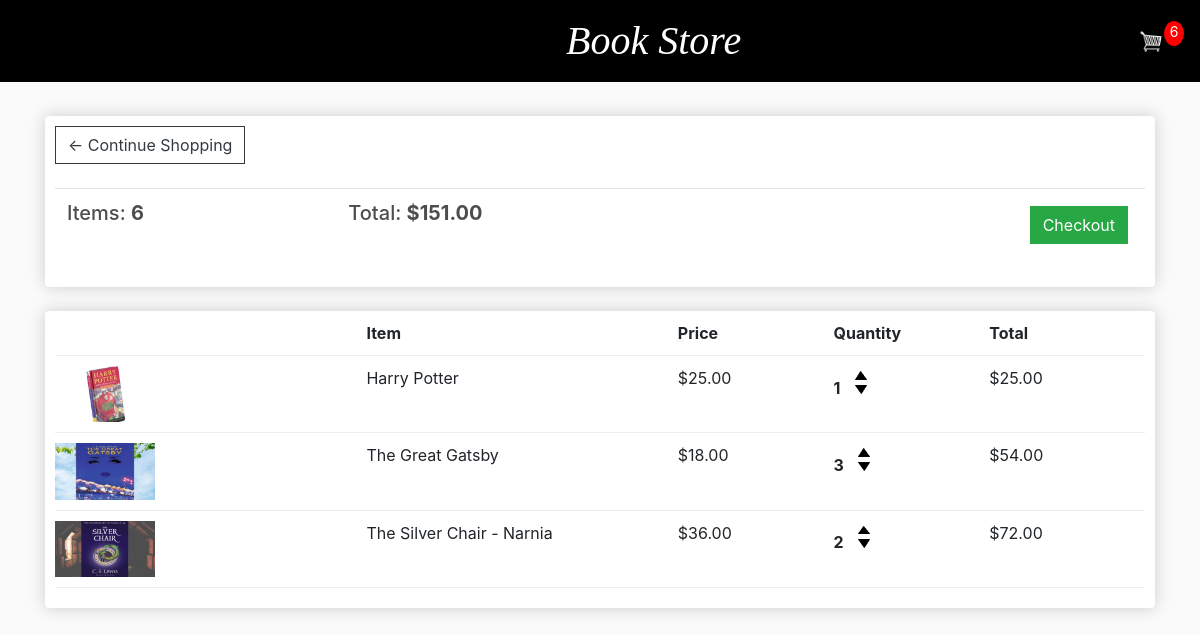
The app's page /cart/ (signed in) with its own data.
### store/models.py (models this page shows, shortened)
class Order(models.Model):
    customer = models.ForeignKey(Customer, on_delete=models.SET_NULL, blank=True, null=True)
    date_orderd = models.DateTimeField(auto_now_add=True)
    complete = models.BooleanField(default=False, null=True, blank=False)
    transaction_id = models.CharField(max_length=200, null=True)
    @property
    def get_cart_total(self):
        orderitems = self.orderitem_set.all()
        total = sum([item.get_total for item in orderitems])
        return total
    @property
    def get_cart_items(self):
        orderitems = self.orderitem_set.all()
        total = sum([item.quantity for item in orderitems])
        return total

class OrderItem(models.Model):
    product = models.ForeignKey(Product, on_delete=models.SET_NULL, blank=True, null=True)
    order = models.ForeignKey(Order, on_delete=models.SET_NULL, blank=True, null=True)
    quantity = models.IntegerField(default=0, null=True, blank=True)
    date_added = models.DateTimeField(auto_now_add=True)
    @property
    def get_total(self):
        total = self.product.price * self.quantity
        return total

class Product(models.Model):
    name= models.CharField(max_length=200, null=True)
    price= models.DecimalField(max_digits=7, decimal_places=2)
    summary= models.TextField(null=True, blank=True)
    author= models.CharField(max_length=200, null=True)
    ISBN= models.CharField(max_length=200, null=True)
    Publisher= models.CharField(max_length=200, null=True)
    BookLanguage= models.CharField(max_length=200, null=True)
    PublicationCountry= models.CharField(max_length=200, null=True)
    digital= models.BooleanField(default=False, null=True, blank=False)
    image= models.ImageField(null=True, blank=True)
    @property
    def imageURL(self):
        try:
            url = self.image.url
        except:
            url = ''
        return url

### store/views.py (the view)
# urls.py: path('cart/', views.cart, name="cart"),
def cart (request):
    data=cartData(request)
    cartItems= data['cartItems']
    order= data['order']
    items= data['items']
    context={'items':items, 'order':order, 'cartItems':cartItems}
    return render (request, 'store/cart.html',context)

### store/utils.py (called while the page is built)
def cartData(request):
    if request.user.is_authenticated:
        customer = request.user.customer
        order, created = Order.objects.get_or_create(customer=customer,complete=False)
        items = order.orderitem_set.all()
        cartItems = order.get_cart_items
    else:
        cookieData=cookieCart(request)
        cartItems= cookieData['cartItems']
        order= cookieData['order']
        items= cookieData['items']
    return {'cartItems':cartItems, 'order':order, 'items':items}

### store/templates/store/cart.html
{% extends 'store/main.html' %}
{% load static %}
{% block content %}
    <div class="row">
        <div class="col-lg-12">
            <div class="box-element">
                <a class="btn btn-outline-dark" href="{%url 'store' %}">&#x2190; Continue Shopping</a>
                <br>
                <br>
                <table class="table">
                    <tr>
                        <th><h5>Items: <strong>{{order.get_cart_items}}</strong></h5></th>
                        <th><h5>Total: <strong>${{order.get_cart_total|floatformat:2}}</strong></h5></th>
                        <th>
                            <a style="float:right; margin:5px;" class="btn btn-success" href="{% url 'checkout' %}">
                            Checkout</a>
                        </th>
                    </tr>
                </table>
            </div>
            <br>
            <div class="box-element">
                <div class="cart-row">
                    <div style="flex:2"></div>
                    <div style="flex:2"><strong>Item</strong></div>
                    <div style="flex:1"><strong>Price</strong></div>
                    <div style="flex:1"><strong>Quantity</strong></div>
                    <div style="flex:1"><strong>Total</strong></div>
                </div>
                {% for item in items %}
                <div class="cart-row">
                    <div style="flex:2"><img class="row-image" src="{{item.product.imageURL}}"></div>
                    <div style="flex:2"><p>{{item.product.name}}</p></div>
                    <div style="flex:1"><p>${{item.product.price|floatformat:2}}</p></div>
                    <div style="flex:1">
                        <p class="quantity">{{item.quantity}}</p>
                        <div class="quantity">
                            <img data-product={{item.product.id}} data-action="add" class="chg-quantity update-cart" src="{% static 'images/arrow-up.png' %}">
                            <img data-product={{item.product.id}} data-action="remove" class="chg-quantity update-cart" src="{% static 'images/arrow-down.png' %}">
                        </div>
                    </div>
                    <div style="flex:1"><p>${{item.get_total|floatformat:2}}</p></div>
                </div>
                {% endfor %}
            </div>
        </div>
    </div>
{% endblock content %}

### static/css/main.css (style rules this page uses)
body { background-color: hsl(0, 0%, 98%); }
h1,h2,h3,h4,h5,h6 { color:hsl(0, 0%, 30%); }
.box-element { box-shadow:hsl(0, 0%, 80%) 0 0 16px; background-color: #fff; border-radius: 4px; padding: 10px; }
.col-lg-4, .col-lg-6, .col-lg-8, .col-lg-12 { margin-top: 10px; }
.btn { border-radius: 0; }
.row-image { width: 100px; }
.cart-row { display: flex; align-items: flex-stretch; padding-bottom: 10px; margin-bottom: 10px; border-bottom: 1px solid #ececec; }
.quantity { display: inline-block; font-weight: 700; padding-right:10px; }
.chg-quantity { width: 12px; cursor: pointer; display: block; margin-top: 5px; transition:.1s; }

### records on screen
Order: get_cart_items "6", get_cart_total "151.00"
OrderItem: product.imageURL (picture), product.name "Harry Potter", product.price "25.00", quantity "1", get_total "25.00"
OrderItem: product.imageURL (picture), product.name "The Great Gatsby", product.price "18.00", quantity "3", get_total "54.00"
OrderItem: product.imageURL (picture), product.name "The Silver Chair - Narnia", product.price "36.00", quantity "2", get_total "72.00"

### other values on screen
{{ cartItems }} "6"
